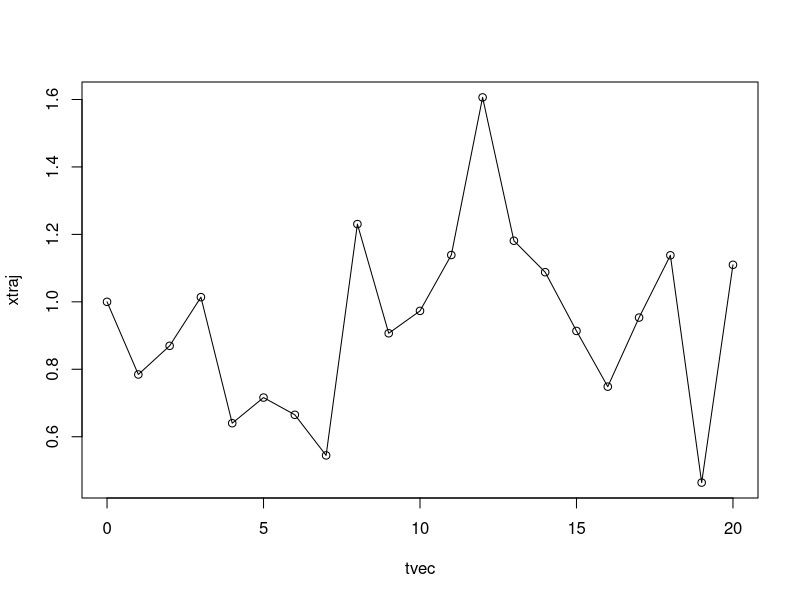

Write R code to recreate this figure.
rm(list = ls(all = TRUE))
set.seed(1)
thetavec = c(1, 1, 0.5)

h = 0.0001
littlet = 1
bigt = 20

nsteps = ceiling(bigt/h)
nsaves = ceiling(bigt/littlet)
hilt = ceiling(littlet/h)
stopifnot((nsteps == (nsaves*hilt)))

h12 = sqrt(h)
xtraj = matrix(0, nrow = 1, ncol = (nsaves + 1))

# initial condition centered at origin so both -ve and +ve initial conditions generated
xtraj[,1] = 1

for (i in c(1:nsaves))
{
  # print loop counter
  print(i)
  flush.console()
  
  x = xtraj[,i]
  
  for (j in c(1:hilt))
    x = x + (thetavec[1])*(thetavec[2] - x)*(h) + (h12)*(thetavec[3])*(rnorm(n=1))      
  xtraj[,(i+1)] = x
}

tvec = seq(from = 0, to = bigt, by = littlet)
plot(tvec, xtraj, 'o')
xtraj = rbind(tvec, xtraj)
save(xtraj, file = 'fakedata.RData')
